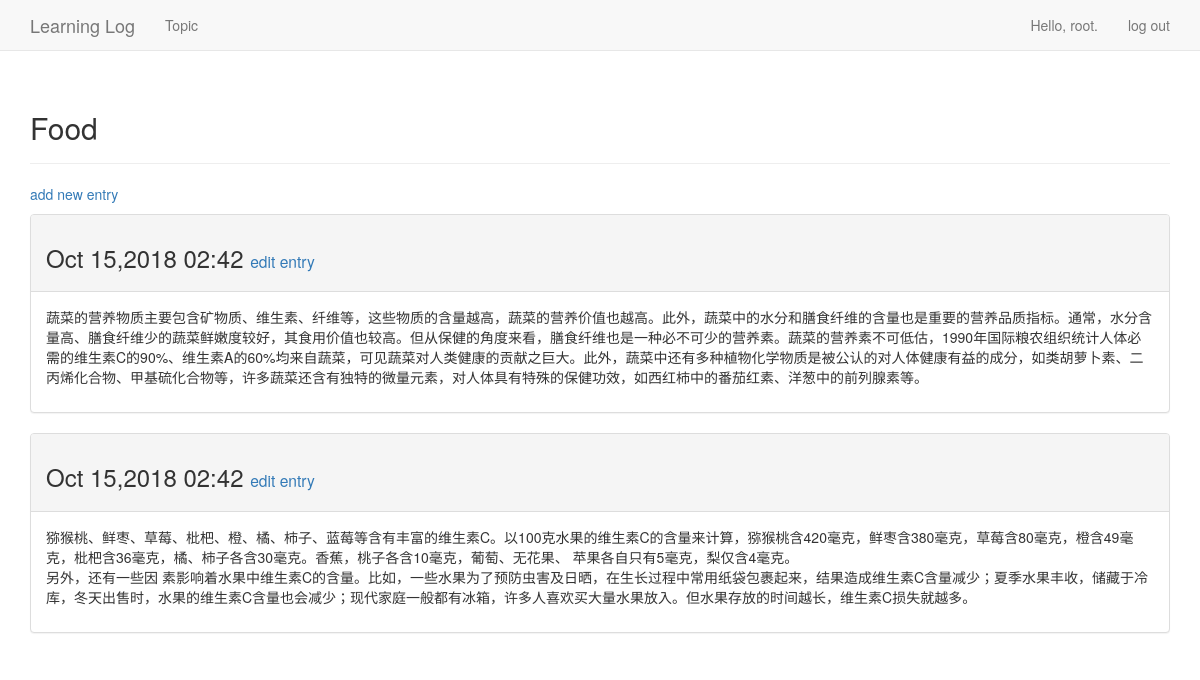
The page /topics/3/ (signed in) on the database its author committed.
### learning_logs/models.py (models this page shows, shortened)
class Topic(models.Model):
	text = models.CharField(max_length=200)
	date_added = models.DateTimeField(auto_now_add=True)
	owner = models.ForeignKey(User)
	def __str__(self):
		return self.text

class Entry(models.Model):
	topic = models.ForeignKey(Topic, on_delete=models.CASCADE)
	text = models.TextField()
	date_added = models.DateTimeField(auto_now_add=True)
	class Meta:
		verbose_name_plural = 'entries'

### learning_logs/views.py (the view)
# urls.py: url(r'^topics/(?P<topic_id>\d+)/$', views.topic, name='topic'),
@login_required
def topic(request, topic_id):
	topic = Topic.objects.get(id=topic_id)
	if topic.owner != request.user:
		raise Http404("你所访问的页面不存在！")
	entries = topic.entry_set.order_by('-date_added')
	context = {'topic':topic, 'entries':entries}
	return render(request, 'learning_logs/topic.html', context)

### learning_logs/templates/learning_logs/topic.html
{% extends 'learning_logs/base.html' %}
{% block header %}
  <h2>{{ topic }}</h2>
{% endblock header %}
{% block content %}
  <p>
    <a href="{% url 'learning_logs:new_entry' topic.id %}">add new entry</a>
  </p>
  {% for entry in entries %}
    <div class="panel panel-default">
      <div class="panel-heading">
        <h3>
          {{ entry.date_added|date:'M d,Y H:i' }}
          <small>
            <a href="{% url 'learning_logs:edit_entry' entry.id %}">
              edit entry
            </a>
          </small>
        </h3>
      </div>
      <div class="panel-body">
        {{ entry.text|linebreaks }}
      </div>
    </div>
  {% empty %}
    There are no entries for this topic yet.
  {% endfor %}
{% endblock content %}

### learning_logs/templates/learning_logs/base.html (shortened to what this page needs)
{% load bootstrap3 %}
<!DOCTYPE html>
<html lang="en">
  <head>
    {% bootstrap_css %}
  </head>
<body>
  <nav class="navbar navbar-default navbar-static-top">
    <div class="container">
      <div class="navbar-header">
        <a class="navbar-brand" href="{% url 'learning_logs:index' %}">
          Learning Log</a>
      </div>
      <div id="navbar" class="navbar-collapse collapse">
        <ul class="nav navbar-nav">
          <li><a href="{% url 'learning_logs:topics' %}">Topic</a></li>
        </ul>
        <ul class="nav navbar-nav navbar-right">
          {% if user.is_authenticated %}
            <li><a>Hello, {{ user.username }}.</a></li>
            <li><a href="{% url 'users:logout' %}">log out</a></li>
          {% else %}
            <li><a href="{% url 'users:register' %}">register</a></li>
            <li><a href="{% url 'users:login' %}">log in</a></li>
          {% endif %}
        </ul>
      </div>
    </div>
  </nav>
  <div class="container">
    <div class="page-header">
      {% block header %}{% endblock header %}
    </div>
    <div>
      {% block content %}{% endblock content %}
    </div>
  </div>
</body>
</html>

### rows shown on the page
Topic: text "Food"
Entry: date_added "Oct 15,2018 02:42", text "蔬菜的营养物质主要包含矿物质、维生素、纤维等，这些物质的含量越高，蔬菜的营养价值也越高。此外，蔬菜中的水分和膳食纤维的含量也是重要的营养品质指标。通常，水分含量高、膳食纤维少的蔬菜鲜嫩度较好，其食用价值也较高。但从保健的角度来看，膳食纤维也是一种必不可少的营养素。蔬菜的营养素不可低估，1990年国际粮农组织统计人体必需的维生素C的90%、维生素A的60%均来自蔬菜，可见蔬菜对人类健康的贡献之巨大。此外，蔬菜中还有多种植物化学物质是被公认的对人体健康有益的成分，如类胡萝卜素、二丙烯化合物、甲基硫化合物等，许多蔬菜还含有独特的微量元素，对人体具有特殊的保健功效，如西红柿中的番茄红素、洋葱中的前列腺素等。"
Entry: date_added "Oct 15,2018 02:42", text "猕猴桃、鲜枣、草莓、枇杷、橙、橘、柿子、蓝莓等含有丰富的维生素C。以100克水果的维生素C的含量来计算，猕猴桃含420毫克，鲜枣含380毫克，草莓含80毫克，橙含49毫克，枇杷含36毫克，橘、柿子各含30毫克。香蕉，桃子各含10毫克，葡萄、无花果、 苹果各自只有5毫克，梨仅含4毫克。 另外，还有一些因 素影响着水果中维生素C的含量。比如，一些水果为了预防虫害及日晒，在生长过程中常用纸袋包裹起来，结果造成维生素C含量减少；夏季水果丰收，储藏于冷库，冬天出售时，水果的维生素C含量也会减少；现代家庭一般都有冰箱，许多人喜欢买大量水果放入。但水果存放的时间越长，维生素C损失就越多。"

### other values the page prints
{{ user.username }} "root"
